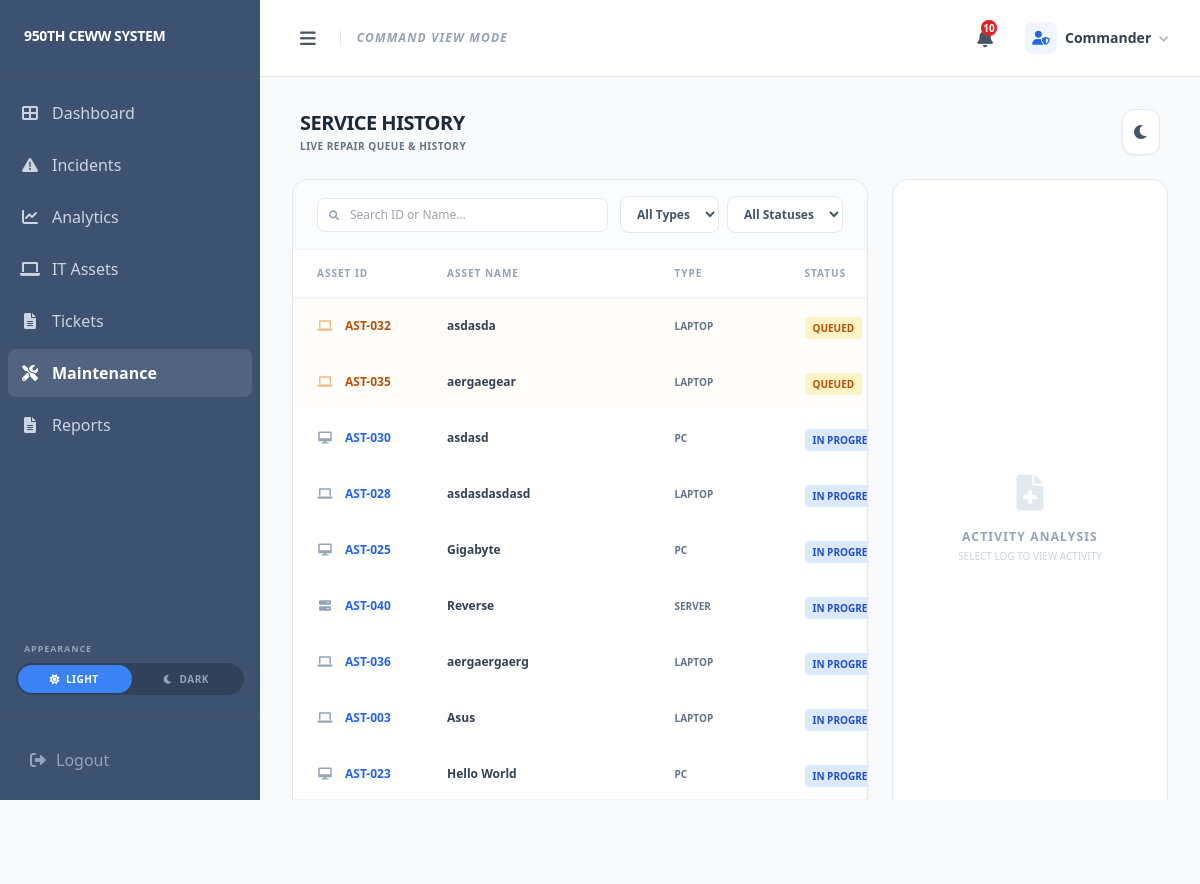
/command_maintenance/ (signed in), run on the app's committed database.
### core/models.py (models this page shows, shortened)
class Asset(models.Model):
    ASSET_TYPES = [('PC', 'PC'), ('Laptop', 'Laptop'), ('Server', 'Server'), ('Router', 'Router')]
    STATUS_CHOICES = [('Active', 'Active'), ('Inactive', 'Inactive'), ('Maintenance', 'Under Maintenance')]
    assets_id = models.CharField(max_length=10, unique=True, editable=False)
    assets_name = models.CharField(max_length=100)
    assigned_to = models.ForeignKey(User, on_delete=models.SET_NULL, null=True, blank=True)
    assets_type = models.CharField(max_length=20, choices=ASSET_TYPES)
    location = models.CharField(max_length=100)
    status = models.CharField(max_length=20, choices=STATUS_CHOICES, default='Active')
    maintenance_reason = models.TextField(blank=True, null=True)
    date_added = models.DateTimeField(default=timezone.now)

class Maintenance(models.Model):
    STATUS_CHOICES = [
        ('In Progress', 'In Progress'),
        ('Completed', 'Completed'),
    ]
    asset = models.ForeignKey('Asset', on_delete=models.CASCADE, related_name='maintenance_logs')
    technician = models.ForeignKey(User, on_delete=models.SET_NULL, null=True)
    maintenance_type = models.CharField(max_length=100)
    notes = models.TextField()
    status = models.CharField(max_length=20, choices=STATUS_CHOICES, default='In Progress')
    date = models.DateTimeField(auto_now_add=True)  # Creation date
    last_modified = models.DateTimeField(auto_now=True)

### core/views.py (the view)
# urls.py: path('command_maintenance/', views.command_maintenance, name='command_maintenance'),
@login_required
def command_maintenance(request):
    maintenances = Maintenance.objects.all().order_by('-date')
    assets_under_active_repair = Maintenance.objects.filter(status='In Progress').values_list('asset_id', flat=True)
    active_maintenance = Asset.objects.filter(status='Maintenance').exclude(id__in=assets_under_active_repair)
    asset_types = Asset.objects.values_list('assets_type', flat=True).distinct()
    return render(request, 'core/Commander/command_maintenance.html', {
        'active_maintenance': active_maintenance,
        'maintenances': maintenances,
        'asset_types': asset_types,
    })

### core/templates/core/Commander/command_maintenance.html (shortened to what this page needs)
{% extends "core/Commander/commander_dashboard.html" %}
{% block content %}
<div class="flex flex-col lg:h-[calc(100vh-120px)] space-y-4 sm:space-y-6 overflow-x-hidden p-2 sm:p-0 transition-colors duration-300 dark:bg-slate-900">
    <div class="flex flex-col sm:flex-row items-start sm:items-center justify-between shrink-0 px-2 gap-2">
        <div>
            <h1 class="text-xl font-black text-slate-800 dark:text-slate-100 uppercase tracking-tight leading-tight">Service History</h1>
            <p class="text-slate-500 dark:text-slate-400 text-[10px] font-bold uppercase mt-1 tracking-wider">Live Repair Queue & History</p>
        </div>
        <button onclick="toggleDarkMode()" class="p-2.5 rounded-xl bg-white dark:bg-slate-800 text-slate-600 dark:text-yellow-400 border border-slate-200 dark:border-slate-700 shadow-sm transition-all focus:outline-none">
            <i id="theme-icon" class="fas fa-moon"></i>
        </button>
    </div>
    <div class="flex-1 grid grid-cols-12 gap-4 sm:gap-6 min-h-0 lg:overflow-hidden pb-10 sm:pb-4">
        <div class="col-span-12 lg:col-span-8 flex flex-col min-h-[450px] lg:min-h-0 bg-white dark:bg-slate-800 rounded-2xl shadow-sm border border-slate-200 dark:border-slate-700 overflow-hidden">
            <div class="px-4 sm:px-6 py-4 border-b border-slate-100 dark:border-slate-700 flex flex-col sm:flex-row items-stretch sm:items-center gap-3 bg-slate-50/50 dark:bg-slate-900/30 shrink-0">
                <div class="relative flex-1 sm:max-w-xs">
                    <i class="fas fa-search absolute left-3 top-1/2 -translate-y-1/2 text-slate-400 text-[10px]"></i>
                    <input type="text" id="assetSearch" onkeyup="resetAndFilter()" placeholder="Search ID or Name..."
                           class="text-xs pl-8 pr-4 py-2.5 sm:py-2 rounded-lg border border-slate-200 dark:border-slate-600 focus:ring-2 focus:ring-blue-500/10 w-full outline-none bg-white dark:bg-slate-900 text-slate-700 dark:text-slate-200">
                </div>
                <div class="flex flex-row gap-2">
                    <select id="typeFilter" onchange="resetAndFilter()"
                            class="flex-1 sm:flex-none text-xs px-3 py-2.5 sm:py-2 rounded-lg border border-slate-200 dark:border-slate-600 bg-white dark:bg-slate-900 font-bold outline-none text-slate-600 dark:text-slate-300 cursor-pointer">
                        <option value="">All Types</option>
                    </select>
                    <select id="statusFilter" onchange="resetAndFilter()"
                            class="flex-1 sm:flex-none text-xs px-3 py-2.5 sm:py-2 rounded-lg border border-slate-200 dark:border-slate-600 bg-white dark:bg-slate-900 font-bold outline-none text-slate-600 dark:text-slate-300 cursor-pointer">
                        <option value="">All Statuses</option>
                    </select>
                </div>
            </div>
            <div class="flex-1 overflow-x-auto lg:overflow-y-auto custom-scrollbar">
                <table class="w-full text-left border-separate border-spacing-0" id="maintenanceTable" style="min-width: 650px;">
                    <thead class="sticky top-0 bg-white dark:bg-slate-800 shadow-sm z-10">
                        <tr class="text-[10px] font-black text-slate-400 dark:text-slate-500 uppercase tracking-widest">
                            <th class="px-6 py-4 w-[20%] border-b border-slate-100 dark:border-slate-700">Asset ID</th>
                            <th class="px-6 py-4 w-[35%] border-b border-slate-100 dark:border-slate-700">Asset Name</th>
                            <th class="px-6 py-4 w-[20%] border-b border-slate-100 dark:border-slate-700">Type</th>
                            <th class="px-6 py-4 w-[25%] border-b border-slate-100 dark:border-slate-700">Status</th>
                        </tr>
                    </thead>
                    <tbody class="divide-y divide-slate-50 dark:divide-slate-800" id="tableBody">
                        {% for asset in active_maintenance %}
                        <tr class="asset-row bg-amber-50/20 dark:bg-amber-900/10 cursor-pointer hover:bg-amber-100/30 dark:hover:bg-amber-900/20 transition-colors" data-type="{{ asset.assets_type }}" data-status="QUEUED" onclick="showDetails({
                            id: '{{ asset.assets_id }}',
                            name: '{{ asset.assets_name }}',
                            date: '{{ asset.date_added|date:'d-m-Y' }}',
                            time: '{{ asset.date_added|time:'H:i A' }}',
                            modified: '{{ asset.date_added|date:'d-m-Y H:i A' }}',
                            tech: 'Unassigned',
                            status: 'In Queue',
                            a_type: '{{ asset.assets_type }}',
                            notes: '{{ asset.maintenance_reason|default:'Initial report pending.'|escapejs }}',
                            editUrl: '{% url 'add_maintenance' %}?asset_id={{ asset.assets_id }}',
                            deleteUrl: null
                        })">
                            <td class="px-6 py-4 text-xs font-bold text-amber-700 dark:text-amber-500 truncate">
                                <div class="flex items-center">
                                    <span class="mr-3 text-amber-600/50 dark:text-amber-500/50 w-4 text-center">
                                        {% if asset.assets_type|upper == 'LAPTOP' %}<i class="fas fa-laptop"></i>
                                        {% elif asset.assets_type|upper == 'PC' or asset.assets_type|upper == 'DESKTOP' %}<i class="fas fa-desktop"></i>
                                        {% elif asset.assets_type|upper == 'ROUTER' %}<i class="fas fa-wifi"></i>
                                        {% elif asset.assets_type|upper == 'SERVER' %}<i class="fas fa-server"></i>
                                        {% else %}<i class="fas fa-microchip"></i>{% endif %}
                                    </span>
                                    {{ asset.assets_id }}
                                </div>
                            </td>
                            <td class="px-6 py-4 text-xs font-bold text-slate-700 dark:text-slate-300 truncate">{{ asset.assets_name }}</td>
                            <td class="px-6 py-4 text-[10px] font-bold text-slate-500 dark:text-slate-400 uppercase truncate">{{ asset.assets_type }}</td>
                            <td class="px-6 py-4"><span class="bg-amber-100 dark:bg-amber-900/30 text-amber-700 dark:text-amber-400 px-2 py-1 rounded text-[10px] font-bold status-tag">QUEUED</span></td>
                        </tr>
                        {% endfor %}
                        {% for log in maintenances %}
                        <tr class="asset-row cursor-pointer hover:bg-slate-50 dark:hover:bg-slate-800/50 transition-colors"
                            data-type="{{ log.asset.assets_type }}"
                            data-status="{{ log.status|upper }}"
                            onclick="showDetails({
                                id: '{{ log.asset.assets_id }}',
                                name: '{{ log.asset.assets_name }}',
                                status: '{{ log.status }}',
                                tech: '{{ log.technician.username }}',
                                notes: '{{ log.notes|default:'No technical notes provided.'|escapejs }}',
                                date: '{{ log.date|date:'d-m-Y' }}',
                                time: '{{ log.date|time:'H:i A' }}',
                                modified: '{{ log.last_modified|date:'d-m-Y H:i A' }}',
                                a_type: '{{ log.asset.assets_type }}',
                                editUrl: '{% url 'edit_maintenance' log.pk %}',
                                deleteUrl: '{% url 'delete_maintenance' log.pk %}'
                            })">
                            <td class="px-6 py-4 text-xs font-bold text-blue-600 dark:text-blue-400 truncate">
                                <div class="flex items-center">
                                    <span class="mr-3 text-slate-400 dark:text-slate-600 w-4 text-center">
                                        {% if log.asset.assets_type|upper == 'LAPTOP' %}<i class="fas fa-laptop"></i>
                                        {% elif log.asset.assets_type|upper == 'PC' or log.asset.assets_type|upper == 'DESKTOP' %}<i class="fas fa-desktop"></i>
                                        {% elif log.asset.assets_type|upper == 'ROUTER' %}<i class="fas fa-wifi"></i>
                                        {% elif log.asset.assets_type|upper == 'SERVER' %}<i class="fas fa-server"></i>
                                        {% else %}<i class="fas fa-microchip"></i>{% endif %}
                                    </span>
                                    {{ log.asset.assets_id }}
                                </div>
                            </td>
                            <td class="px-6 py-4 text-xs font-bold text-slate-700 dark:text-slate-300 truncate">{{ log.asset.assets_name }}</td>
                            <td class="px-6 py-4 text-[10px] font-bold text-slate-500 dark:text-slate-400 uppercase truncate">{{ log.asset.assets_type }}</td>
                            <td class="px-6 py-4">
                                <span class="status-tag {% if log.status == 'Completed' %}bg-emerald-100 dark:bg-emerald-900/30 text-emerald-700 dark:text-emerald-400{% else %}bg-blue-100 dark:bg-blue-900/30 text-blue-700 dark:text-blue-400{% endif %} px-2 py-1 rounded text-[10px] font-bold">
                                    {{ log.status|upper }}
                                </span>
                            </td>
                        </tr>
                        {% endfor %}
                    </tbody>
                </table>
            </div>
            <div class="px-6 py-3 border-t border-slate-100 dark:border-slate-700 bg-slate-50/50 dark:bg-slate-900/30 flex flex-col sm:flex-row items-center justify-between gap-4 shrink-0">
                <p class="text-[10px] font-black text-slate-400 dark:text-slate-500 uppercase tracking-widest" id="pageInfo">
                </p>
                <div class="flex items-center space-x-2" id="paginationControls"></div>
            </div>
        </div>
        <div class="col-span-12 lg:col-span-4 flex flex-col h-full min-h-0">
            <div id="serviceDetailPanel" class="bg-white dark:bg-slate-800 rounded-2xl shadow-sm border border-slate-200 dark:border-slate-700 p-5 sm:p-6 flex flex-col h-full lg:overflow-hidden transition-all duration-300">
                <div id="placeholder-content" class="flex-1 flex flex-col items-center justify-center text-center py-10">
                    <i class="fas fa-file-medical text-slate-200 dark:text-slate-700 text-4xl mb-4"></i>
                    <p class="text-slate-400 dark:text-slate-500 text-xs font-black uppercase tracking-widest">Activity Analysis</p>
                    <p class="text-[10px] text-slate-300 dark:text-slate-600 mt-1 uppercase">Select log to view activity</p>
                </div>
            </div>
        </div>
    </div>
</div>
{% endblock %}

### data on the page
Asset: assets_id "AST-032", assets_name "asdasda", assets_type "LAPTOP"
Asset: assets_id "AST-035", assets_name "aergaegear", assets_type "LAPTOP"
Maintenance: asset.assets_id "AST-030", asset.assets_name "asdasd", asset.assets_type "PC", status "IN…"
Maintenance: asset.assets_id "AST-028", asset.assets_name "asdasdasdasd", asset.assets_type "LAPTOP", status "IN…"
Maintenance: asset.assets_id "AST-025", asset.assets_name "Gigabyte", asset.assets_type "PC", status "IN…"
Maintenance: asset.assets_id "AST-040", asset.assets_name "Reverse", asset.assets_type "SERVER", status "IN…"
Maintenance: asset.assets_id "AST-036", asset.assets_name "aergaergaerg", asset.assets_type "LAPTOP", status "IN…"
Maintenance: asset.assets_id "AST-003", asset.assets_name "Asus", asset.assets_type "LAPTOP", status "IN…"
Maintenance: asset.assets_id "AST-023", asset.assets_name "Hello World", asset.assets_type "PC", status "IN…"

### other printed values
{{ unread_count }} "10"
